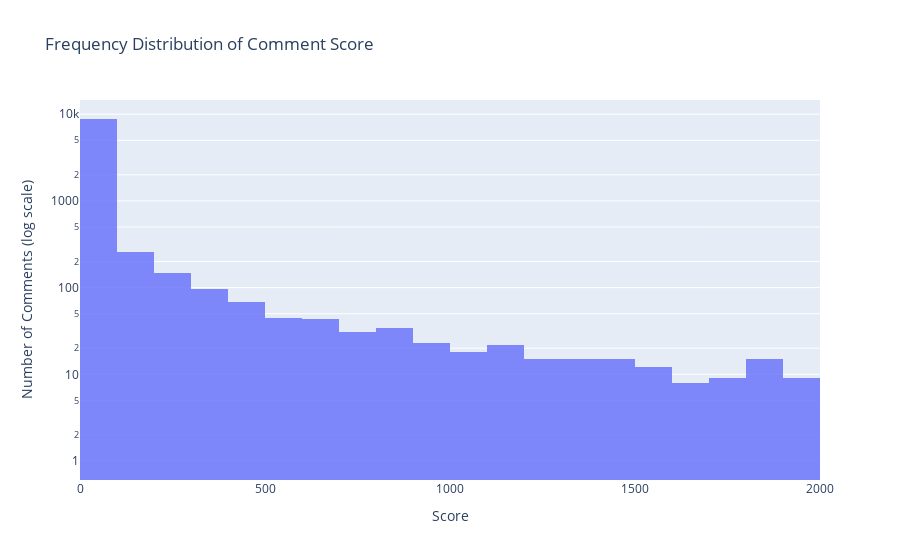

Notebook code for this chart:
### Code cell
comms_score_hist = px.histogram(comments_df,                                
                                x="score",
                                log_y=True,
                                title='Frequency Distribution of Comment Score',
                                opacity=0.8).update_layout(
                                xaxis_title="Score", yaxis_title="Number of Comments (log scale)")
comms_score_hist.update_xaxes(range=[0, 2000])
comms_score_hist.show()
# notify on app that more can be seen because graph was resized to observe data better.

### Figure 1 — Plotly figure (JSON) as saved in the notebook; plotly's stock layout.template omitted (floating-point values rounded to 4 significant figures; data arrays with more than 128 entries replaced by an {"elided": "..."} marker saying what was removed)
{"data": [{"alignmentgroup": "True", "bingroup": "x", "hovertemplate": "score=%{x}<br>count=%{y}<extra></extra>", "legendgroup": "", "marker": {"color": "#636efa", "opacity": 0.8, "pattern": {"shape": ""}}, "name": "", "offsetgroup": "", "orientation": "v", "showlegend": false, "type": "histogram", "x": {"elided": "9992 int values"}, "xaxis": "x", "yaxis": "y"}], "layout": {"barmode": "relative", "legend": {"tracegroupgap": 0}, "title": {"text": "Frequency Distribution of Comment Score"}, "xaxis": {"anchor": "y", "domain": [0, 1], "range": [0, 2000], "title": {"text": "Score"}}, "yaxis": {"anchor": "x", "domain": [0, 1], "title": {"text": "Number of Comments (log scale)"}, "type": "log"}}}
